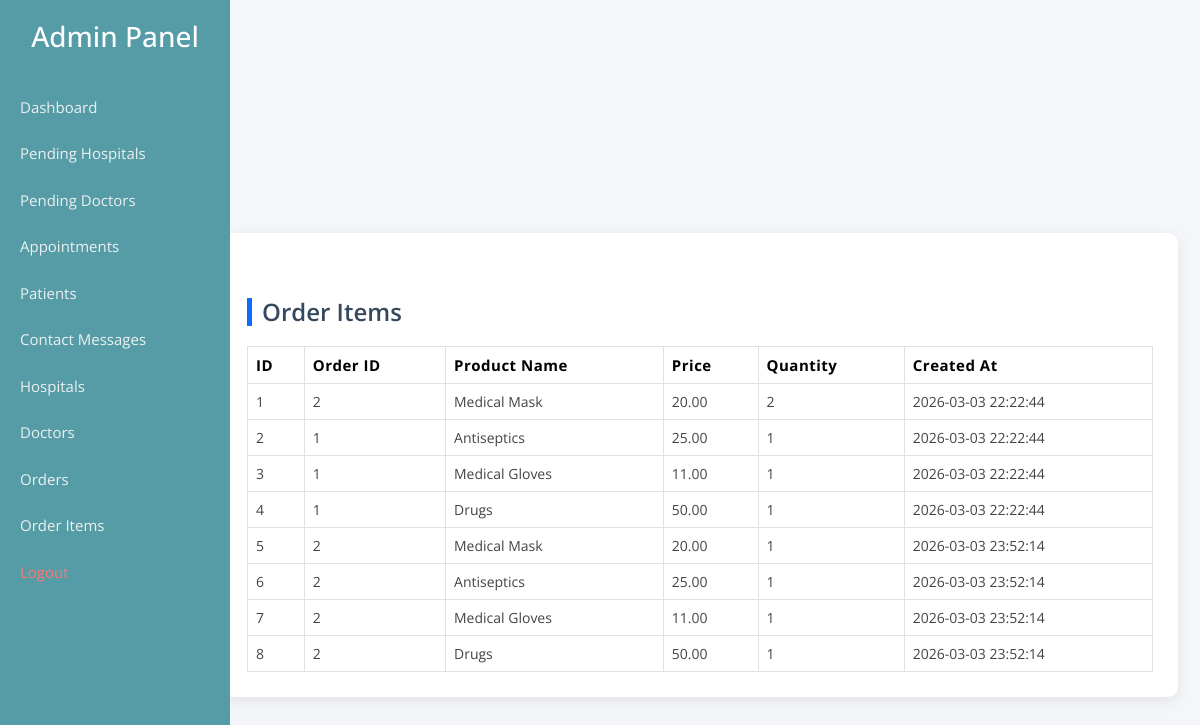
/default/order_items.php, run on the app's committed database.
### tables this page shows
CREATE TABLE IF NOT EXISTS `order_items` (
  `id` int NOT NULL AUTO_INCREMENT,
  `order_id` int NOT NULL,
  `product_name` varchar(150) NOT NULL,
  `price` decimal(10,2) NOT NULL,
  `quantity` int DEFAULT '1',
  `created_at` timestamp NULL DEFAULT CURRENT_TIMESTAMP,
  PRIMARY KEY (`id`),
  KEY `order_id` (`order_id`)
);

### default/order_items.php (the view, shortened to what this page needs)
<?php
require 'admin_sidebar.php';
?>
        <link rel="stylesheet" href="assets/css/bootstrap.min.css">
        <link rel="stylesheet" href="assets/css/animate.min.css">
        <link rel="stylesheet" href="assets/css/owl.carousel.min.css">
        <link rel="stylesheet" href="assets/css/flaticon.css">
        <link rel="stylesheet" href="assets/css/magnific-popup.min.css">
        <link rel="stylesheet" href="assets/css/meanmenu.min.css">
        <link rel="stylesheet" href="assets/css/boxicons.min.css">
        <link rel="stylesheet" href="assets/css/nice-select.min.css">
        <link rel="stylesheet" href="assets/css/slick.min.css">
        <link rel="stylesheet" href="assets/css/odometer.min.css">
        <link rel="stylesheet" href="assets/css/datatables.min.css">
        <link rel="stylesheet" href="assets/css/style.css">
        <link rel="stylesheet" href="assets/css/responsive.css">
<div class="container">
<div class="dashboard-card">
<h2>Order Items</h2>
<?php
$order_items = mysqli_query($conn,"SELECT * FROM order_items ORDER BY created_at ASC");
?>
<table class="table table-bordered table-hover">
    <thead>
<tr>
<th>ID</th>
<th>Order ID</th>
<th>Product Name</th>
<th>Price</th>
<th>Quantity</th>
<th>Created At</th>
</tr>
</thead>
<tbody>
<?php
if(mysqli_num_rows($order_items) > 0){
    while($row = mysqli_fetch_assoc($order_items)){
    ?>
    <tr>
    <td><?= htmlspecialchars($row['id'] ?? '') ?></td>
    <td><?= htmlspecialchars($row['order_id'] ?? '') ?></td>
    <td><?= htmlspecialchars($row['product_name'] ?? '') ?></td>
    <td><?= htmlspecialchars($row['price'] ?? '') ?></td>
    <td><?= htmlspecialchars($row['quantity'] ?? '') ?></td>
    <td><?= htmlspecialchars($row['created_at'] ?? '') ?></td>
    </tr>
    <?php
    }
}else{
    echo "<tr><td colspan='6' class='text-center'>No Order Items Found</td></tr>";
}
?>
</tbody>
</table>
</div>
<br>
</div>

### default/admin_sidebar.php (style rules this page uses)
h2 { margin-top:40px; }
.dashboard-card { background:white; padding:25px; border-radius:10px; box-shadow:0 4px 15px rgba(0,0,0,0.08); margin-bottom:40px; }
.dashboard-card h2 { font-size:22px; font-weight:600; margin-bottom:20px; }
.table { margin-bottom:0; }
.table thead { background:#0d6efd; color:white; }
.table td, .table th { vertical-align:middle; }
.dashboard-card h2 { font-size:24px; font-weight:600; color:#34495e; border-left:5px solid #0d6efd; padding-left:10px; }
.table th { font-size:15px; letter-spacing:0.5px; }
.table td { font-size:14px; color:#444; }
.dashboard-card { transition:0.3s; }

### default/order_items.php (style rules this page uses)
table { background:white; }
h2 { margin-top:40px; }
.dashboard-card { background:white; padding:25px; margin: 210px 10px 210px 210px; border-radius:10px; box-shadow:0 4px 15px rgba(0,0,0,0.08); margin-bottom:40px; }
.dashboard-card h2 { font-size:22px; font-weight:600; margin-bottom:20px; }
.table { margin-bottom:0; }
.table thead { background:#0d6efd; color:white; }
.table td, .table th { vertical-align:middle; }
.dashboard-card h2 { font-size:24px; font-weight:600; color:#34495e; border-left:5px solid #0d6efd; padding-left:10px; }
.table th { font-size:15px; letter-spacing:0.5px; }
.table td { font-size:14px; color:#444; }
.dashboard-card { transition:0.3s; }

### data on the page
order_items: id "1", order "2", product_name "Medical Mask", price "20.00", quantity "2", created_at "2026-03-03 22:22:44"
order_items: id "2", order "1", product_name "Antiseptics", price "25.00", quantity "1", created_at "2026-03-03 22:22:44"
order_items: id "3", order "1", product_name "Medical Gloves", price "11.00", quantity "1", created_at "2026-03-03 22:22:44"
order_items: id "4", order "1", product_name "Drugs", price "50.00", quantity "1", created_at "2026-03-03 22:22:44"
order_items: id "5", order "2", product_name "Medical Mask", price "20.00", quantity "1", created_at "2026-03-03 23:52:14"
order_items: id "6", order "2", product_name "Antiseptics", price "25.00", quantity "1", created_at "2026-03-03 23:52:14"
order_items: id "7", order "2", product_name "Medical Gloves", price "11.00", quantity "1", created_at "2026-03-03 23:52:14"
order_items: id "8", order "2", product_name "Drugs", price "50.00", quantity "1", created_at "2026-03-03 23:52:14"
